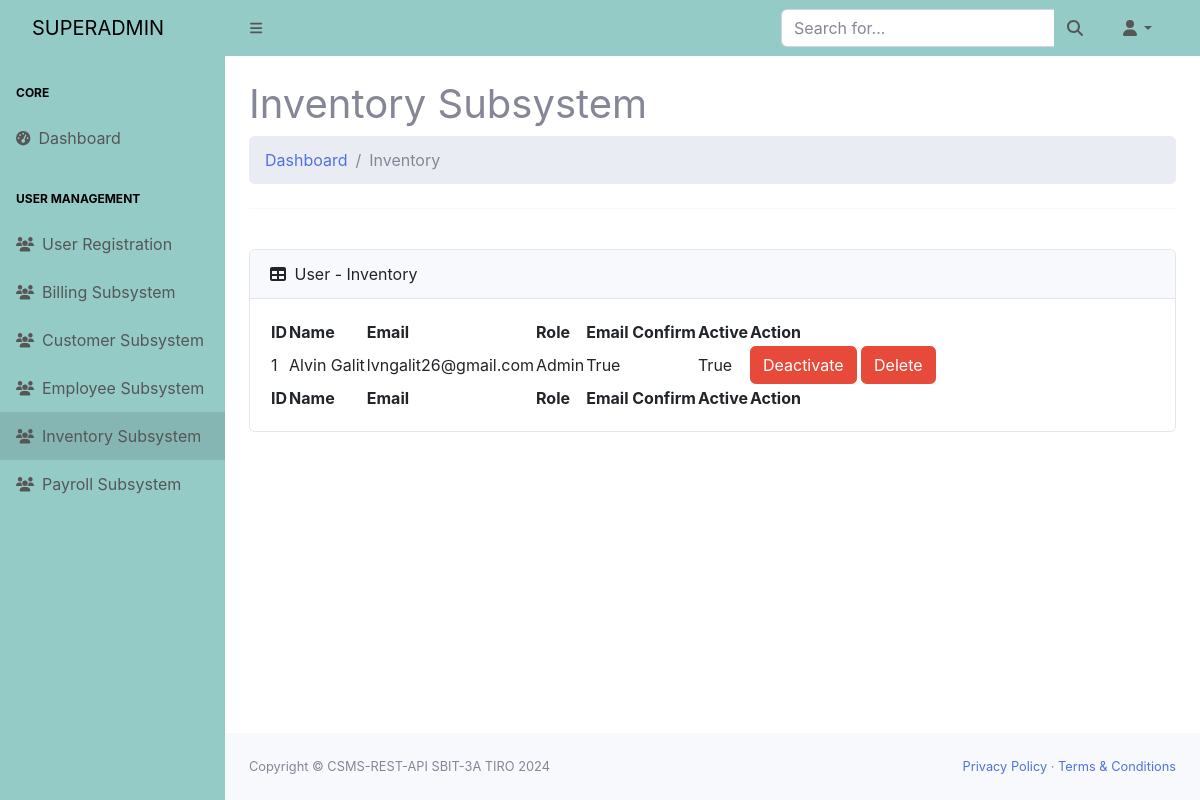
/superadmin/inventory (signed in), run on an earlier commit of the app's database.
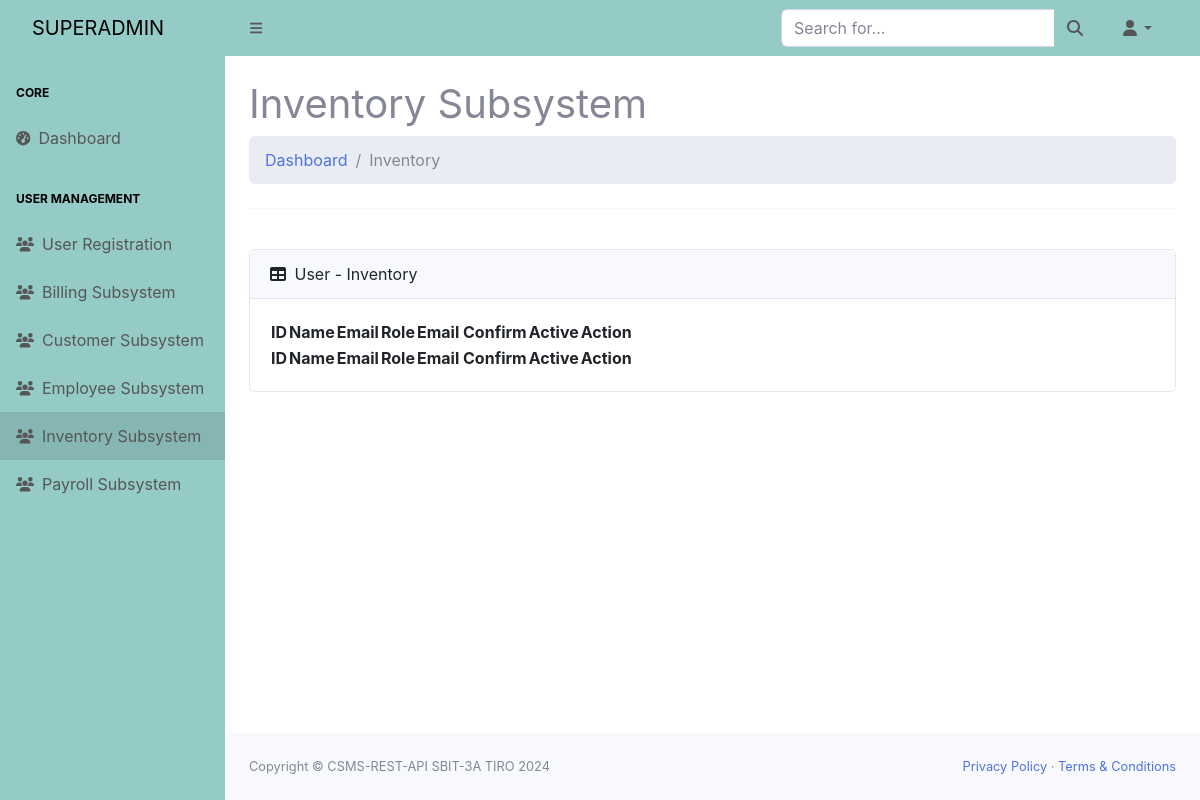
And on a later commit of the database.
### models/ccsms_models.py (models this page shows)
class InventoryAdminLogin(db.Model):
    __tablename__ = "inventory_admin_login_tbl"
    login_id = db.Column(db.Integer, primary_key=True)
    name = db.Column(db.String(50), nullable=True)
    email = db.Column(db.String(100), unique=True, nullable=False)
    password = db.Column(db.String(200), nullable=False)
    role = db.Column(db.String(50), nullable=False)
    is_active = db.Column(db.Boolean, default=False)
    email_confirm = db.Column(db.Boolean, default=False)

### routes/superadmin_routes.py (the view)
@superadmin_api.get("/superadmin/inventory")
@login_required
def inventory_superadmin():
    inventory_admin_logins = InventoryAdminLogin.query.all()
    result = [
        {
            "login_id": entry.login_id,
            "name": entry.name,
            "email": entry.email,
            "role": entry.role,
            "is_active": entry.is_active,
            "email_confirm": entry.email_confirm
        }
        for entry in inventory_admin_logins
    ]
    return render_template("inventory_tables.html", result=result)

### routes/superadmin_routes.py (called while the page is built)
@login_manager.user_loader
def load_user(login_id):
    return db.get_or_404(SuperadminLogin, login_id)

### templates/inventory_tables.html (shortened to what this page needs)
{% include "header.html" %}
{% include "nav_bar.html" %}
{% include "side_nav_bar.html" %}
            <div id="layoutSidenav_content">
                <main>
                    <div class="container-fluid px-4">
                        <h1 class="mt-4">Inventory Subsystem</h1>
                        <ol class="breadcrumb mb-4">
                            <li class="breadcrumb-item"><a href="{{ url_for('superadmin_api.dashboard_superadmin') }}">Dashboard</a></li>
                            <li class="breadcrumb-item active">Inventory</li>
                        </ol>
                        <hr>
                        <br>
                        <div class="card mb-4">
                            <div class="card-header">
                                <i class="fas fa-table me-1"></i>
                                User - Inventory
                            </div>
                            <div class="card-body">
                                <table id="datatablesSimple">
                                    <thead>
                                        <tr>
                                            <th>ID</th>
                                            <th>Name</th>
                                            <th>Email</th>
                                            <th>Role</th>
                                            <th>Email Confirm</th>
                                            <th>Active</th>
                                            <th>Action</th>
                                        </tr>
                                    </thead>
                                    <tfoot>
                                        <tr>
                                            <th>ID</th>
                                            <th>Name</th>
                                            <th>Email</th>
                                            <th>Role</th>
                                            <th>Email Confirm</th>
                                            <th>Active</th>
                                            <th>Action</th>
                                        </tr>
                                    </tfoot>
                                    <tbody>
                                        {% for entry in result|sort(attribute='login_id') %}
                                            <tr>
                                                <td>{{ entry.login_id }}</td>
                                                <td>{{ entry.name }}</td>
                                                <td>{{ entry.email }}</td>
                                                <td>{{ entry.role }}</td>
                                                <td>{{ entry.email_confirm }}</td>
                                                <td>{{ entry.is_active }}</td>
                                                <td>
                                                    {% if entry.is_active %}
                                                        <button onclick="confirmDeactivate('{{ entry.login_id }}')" class="btn btn-danger">Deactivate</button>
                                                    {% else %}
                                                        <button onclick="confirmActivate('{{ entry.login_id }}')" class="btn btn-success">Activate</button>
                                                    {% endif %}
                                                    <button onclick="confirmDelete('{{ entry.login_id }}')" class="btn btn-danger">Delete</button>
                                                </td>
                                            </tr>
                                        {% endfor %}
                                    </tbody>
                                </table>
                            </div>
                        </div>
                    </div>
                </main>
{% include "footer.html" %}

### templates/header.html (shortened to what this page needs)
<!DOCTYPE html>
<html lang="en">
    <head>
        {% block styles %}
        {{ bootstrap.load_css() }}
        <link href="https://cdn.jsdelivr.net/npm/simple-datatables@7.1.2/dist/style.min.css" rel="stylesheet" />
        <link href="{{ url_for('static', filename='css/styles.css') }}" rel="stylesheet" />
        <link href="{{ url_for('static', filename='css/sb-admin-2.min.css') }}" rel="stylesheet">
        <link href="{{ url_for('static', filename='vendor/fontawesome-free/css/all.min.css') }}" rel="stylesheet" type="text/css">
        {% endblock %}
    </head>

### templates/nav_bar.html (shortened to what this page needs)
<body class="sb-nav-fixed custom-bg-gradient">
        <nav class="sb-topnav navbar navbar-expand navbar-dark bg-custom">
            <a class="navbar-brand ps-3" href="{{ url_for('superadmin_api.dashboard_superadmin') }}">SUPERADMIN</a>
            <button class="btn btn-link btn-sm order-1 order-lg-0 me-4 me-lg-0" id="sidebarToggle" href="#!"><i class="fas fa-bars"></i></button>
                <form class="d-none d-md-inline-block form-inline ms-auto me-0 me-md-3 my-2 my-md-0">
                <div class="input-group">
                    <input class="form-control" type="text" placeholder="Search for..." aria-label="Search for..." aria-describedby="btnNavbarSearch" />
                    <button class="btn btn-custom" id="btnNavbarSearch" type="button"><i class="fas fa-search"></i></button>
                </div>
            </form>
            <ul class="navbar-nav ms-auto ms-md-0 me-3 me-lg-4">
                <li class="nav-item dropdown">
                    <a class="nav-link dropdown-toggle" id="navbarDropdown" href="#" role="button" data-bs-toggle="dropdown" aria-expanded="false"><i class="fas fa-user fa-fw"></i></a>
                </li>
            </ul>
        </nav>

### templates/side_nav_bar.html
<div id="layoutSidenav">
            <div id="layoutSidenav_nav">
                <nav class="sb-sidenav accordion sb-sidenav-dark bg-custom" id="sidenavAccordion">
                    <div class="sb-sidenav-menu">
                        <div class="nav">
                            <div class="sb-sidenav-menu-heading">Core</div>
                            <a class="nav-link" id="dashboardLink" href="{{ url_for('superadmin_api.dashboard_superadmin') }}">
                                <div class="sb-nav-link-icon"><i class="fas fa-tachometer-alt"></i></div>
                                Dashboard
                            </a>
                            <div class="sb-sidenav-menu-heading">User Management</div>
                            <a class="nav-link" href="{{ url_for('superadmin_api.user_registration') }}">
                                <div class="sb-nav-link-icon"><i class="fas fa-users"></i></div>
                                User Registration
                            </a>
                            <a class="nav-link" href="{{ url_for('superadmin_api.billing_superadmin') }}">
                                <div class="sb-nav-link-icon"><i class="fas fa-users"></i></div>
                                Billing Subsystem
                            </a>
                            <a class="nav-link" href="{{ url_for('superadmin_api.customer_superadmin') }}">
                                <div class="sb-nav-link-icon"><i class="fas fa-users"></i></div>
                                Customer Subsystem
                            </a>
                             <a class="nav-link" href="{{ url_for('superadmin_api.employee_superadmin') }}">
                                <div class="sb-nav-link-icon"><i class="fas fa-users"></i></div>
                                Employee Subsystem
                            </a>
                             <a class="nav-link" href="{{ url_for('superadmin_api.inventory_superadmin') }}">
                                <div class="sb-nav-link-icon"><i class="fas fa-users"></i></div>
                                Inventory Subsystem
                            </a>
                             <a class="nav-link" href="{{ url_for('superadmin_api.payroll_superadmin') }}">
                                <div class="sb-nav-link-icon"><i class="fas fa-users"></i></div>
                                Payroll Subsystem
                            </a>
                        </div>
                    </div>
                </nav>
            </div>

### templates/footer.html (shortened to what this page needs)
<footer class="py-4 bg-light mt-auto">
                    <div class="container-fluid px-4">
                        <div class="d-flex align-items-center justify-content-between small">
                            <div class="text-muted">Copyright &copy; CSMS-REST-API SBIT-3A TIRO 2024</div>
                            <div>
                                <a href="" id="privacy-policy-link">Privacy Policy</a>
                                &middot;
                                <a href="#" id="terms-conditions-link">Terms &amp; Conditions</a>
                            </div>
                        </div>
                    </div>
                </footer>
            </div>
        </div>
    </body>
</html>

### templates/header.html (style rules this page uses)
.navbar { background-color: #94CBC7; color: #000000; }

What changed in the data, as far as the page shows it:
removed InventoryAdminLogin: login_id "1", name "Alvin Galit", email "lvngalit26@gmail.com", role "Admin", email_confirm "True", is_active "True"
